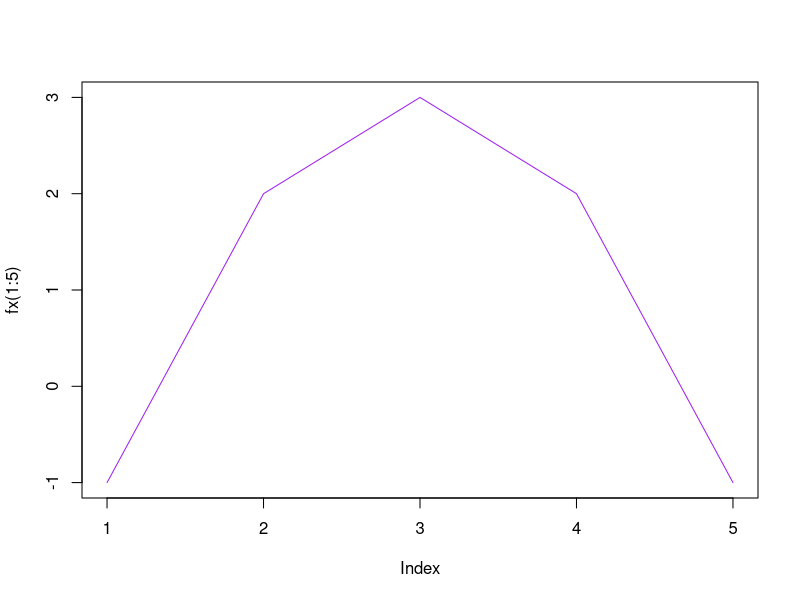
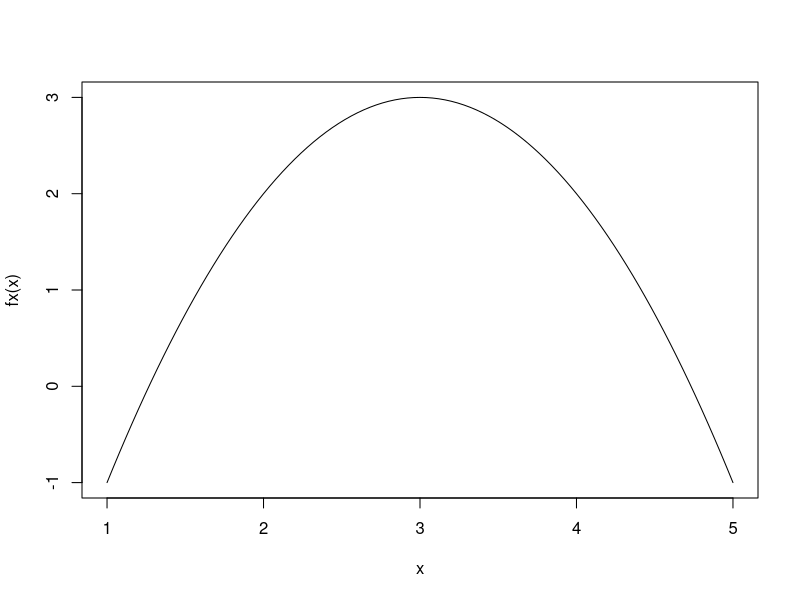
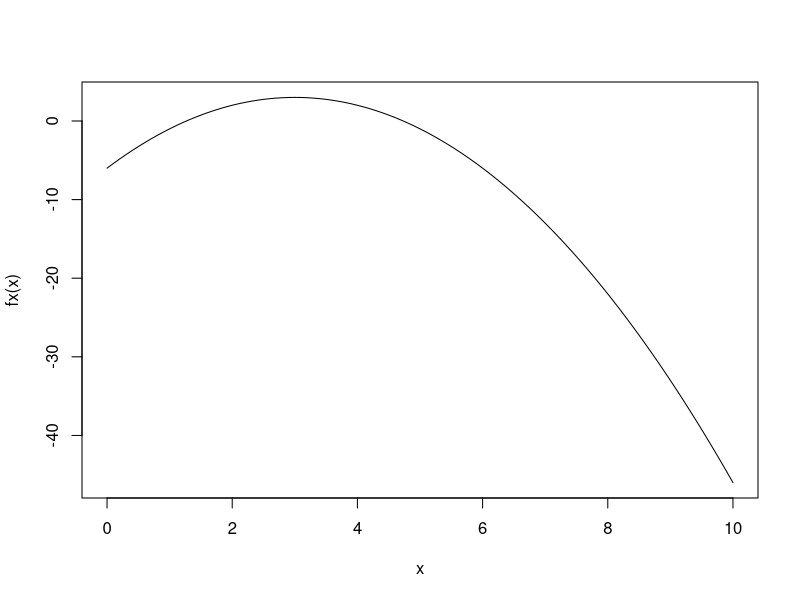
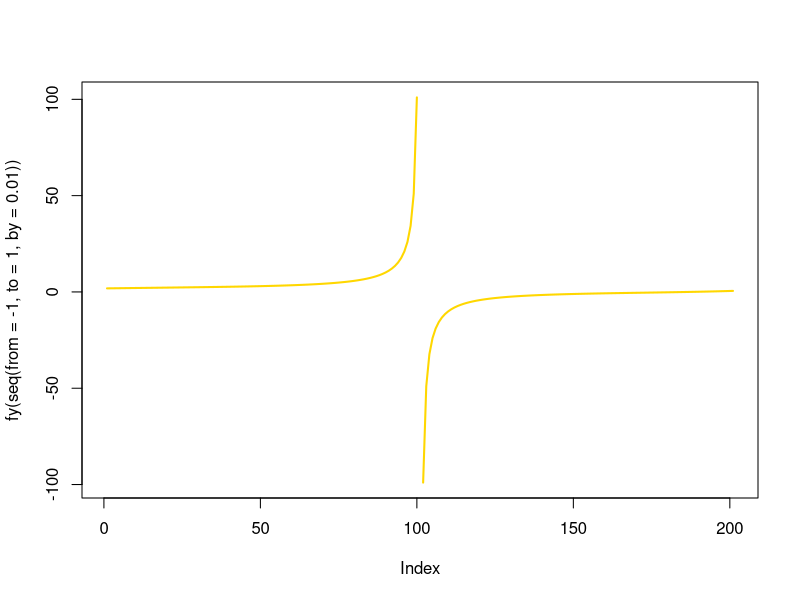
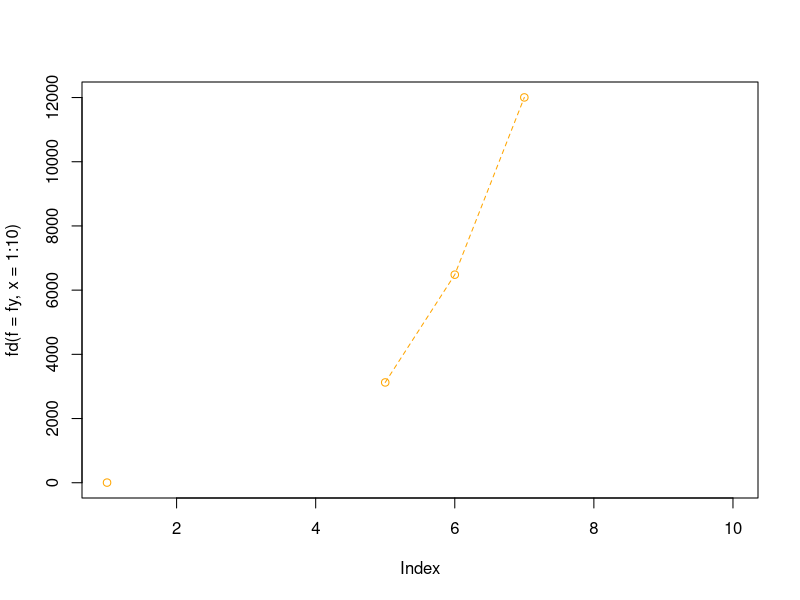
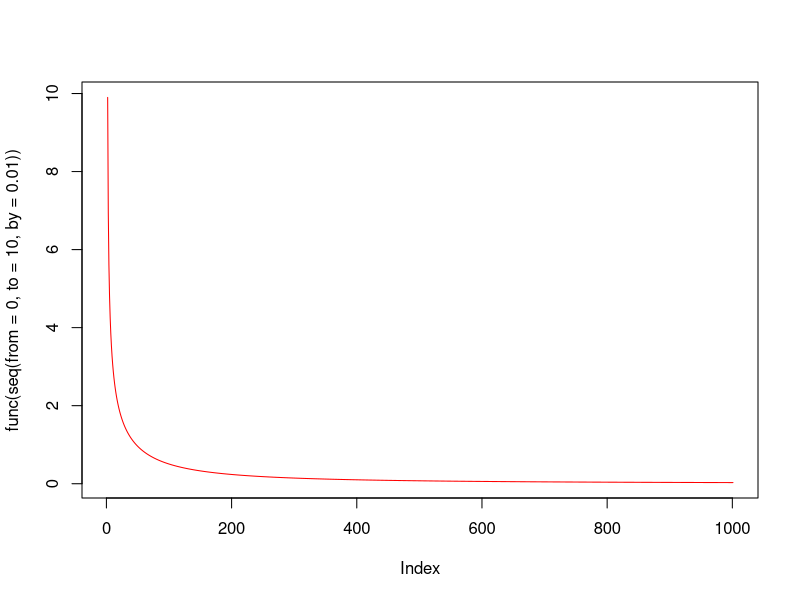
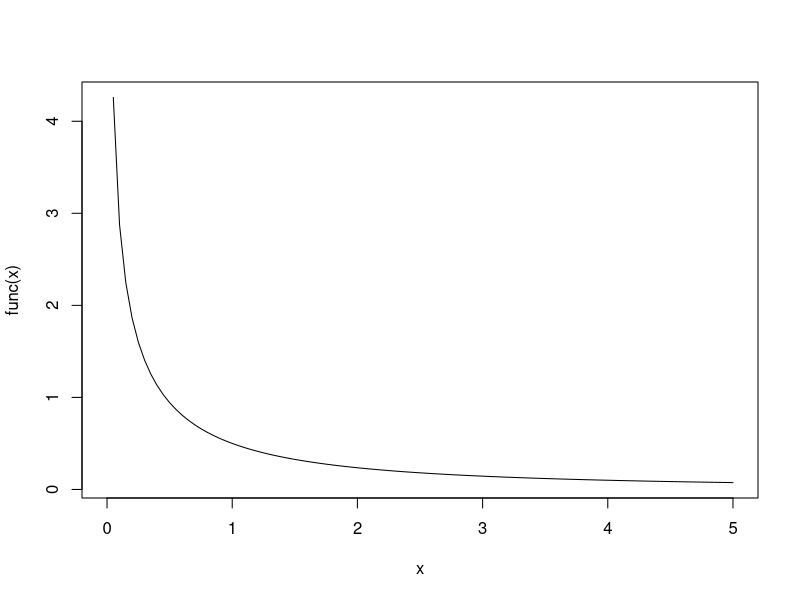

The R source for these figures, in order:
# 유한차분 (finite difference)
fd = function(f, x, h = 0.00001) {
  result = (f(x + h) - f(x)) / ((x + h) - x)
  return(result)
}
fd

fx = function (x) {
  result = -x^2 +6*x -6
  return(result)
}

plot(fx(1:5), type = "l", col = "purple")
curve(fx, 1, 5)
curve(fx, 0, 10)

fd(fx, x=2, h=0.00000000001)

fxx = expression(-exp(x^2) + 6*x^(1/3) -log(6), 'x')
d = c(D(fxx, 'x'))
d

fxxx = function(x) {
  result = 6 * (x^((1/3) - 1) * (1/3)) - exp(x^2) * (2 * x)
  return(result)
}

fxxxx = function(x) {
  result =eval(d[[1]])
  return(result)
}
fxxxx(3)

fy = function(y) {
  result = y^5 -1/y + cos(y)^y
  return(result)
}

plot(fy(seq(from = -1, to = 1, by = 0.01)), type = 'l', col = 'gold', lwd = '2')

plot(fd(f = fy, x = 1:10), type = 'o', lty = 2, col = 'orange')     

func = function(x) {
  result = 1/((x+1) * sqrt(x))
  return(result)
}

plot(func(seq(from = 0, to = 10, by = 0.01)), type = 'l', col = 'red')
curve(func, 0, 5)

integrate(func, lower = 0, upper = Inf)

my_integral = function (f, a, b, n) {
  result = 0
  h = (b-a)/n
  for (i in 1:n) {
    result = result + h*f(a+i*h)
  }
  return(result)
}

my_integral(func, 0, 5, 10000000)
